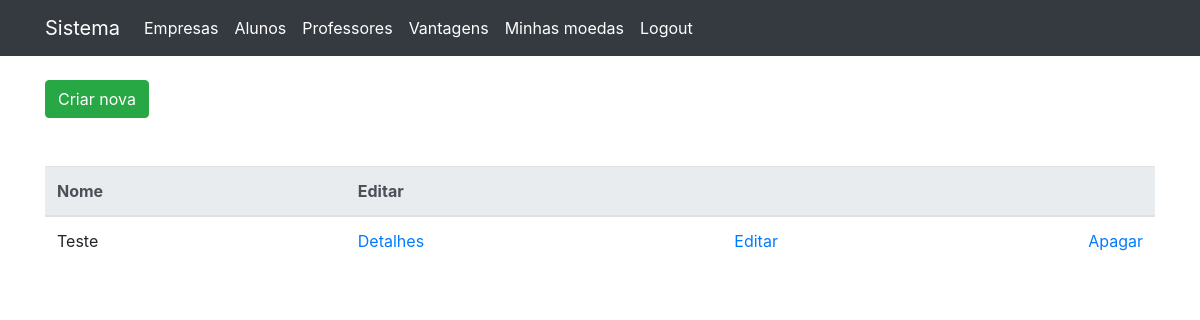
The app's page /empresas (signed in), older data.
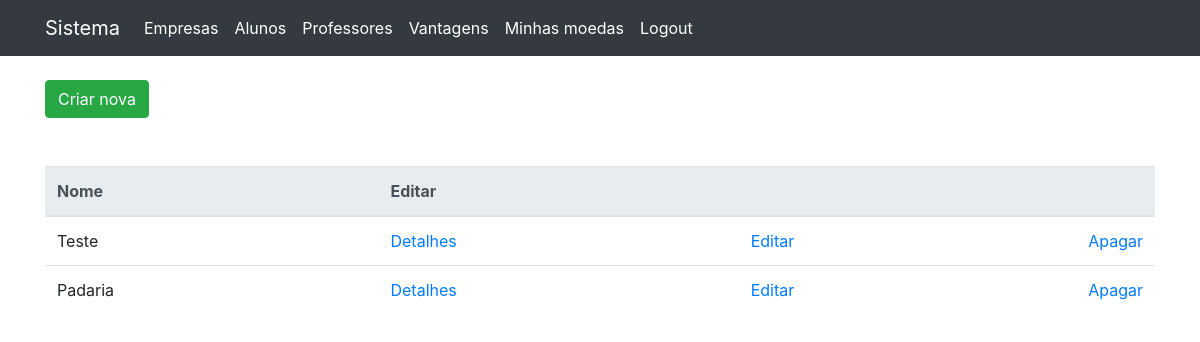
The same page, newer data.
### coin_system/models.py (models this page shows, shortened)
class Empresa(models.Model):
    user = models.OneToOneField(User, on_delete=models.CASCADE, blank=True, null=True)
    nome = models.CharField(max_length=120)

### coin_system/view_classes/empresa.py (the view)
# urls.py: path('empresas', empresa.EmpresaListView.as_view(), name='empresa-list'),
class EmpresaListView(ListView):
    model = Empresa
    template_name = 'empresa/list.html'
    context_object_name = 'empresas'
    paginate_by = 5
    def get_context_data(self, **kwargs):
        context = super(EmpresaListView, self).get_context_data(**kwargs)
        empresas = self.get_queryset()
        page = self.request.GET.get('page')
        paginator = Paginator(empresas, self.paginate_by)
        try:
            empresas = paginator.page(page)
        except PageNotAnInteger:
            empresas = paginator.page(1)
        except EmptyPage:
            empresas = paginator.page(paginator.num_pages)
        context['empresas'] = empresas
        return context

### coin_system/templates/empresa/list.html (shortened to what this page needs)
{% extends "base.html" %}
{% block container %}
<a href="{% url 'empresa-new' %}" class="btn btn-success mb-5">Criar nova</a>
<table class="table">
    <tr>
        <thead class="thead-light">
            <tr>
                <th scope="col">Nome</th>
                <th scope="col">Editar</th>
            </tr>
        </thead>
        <tbody>
            {% for empresa in empresas %}
            <tr>
                <td>{{empresa.nome}}</td>
                <td class="d-flex flex-row justify-content-between">
                    <a href="{% url 'empresa-details' empresa.pk %}">Detalhes</a>
                    <a href="{% url 'empresa-update' empresa.pk %}">Editar</a>
                    <a href="{% url 'empresa-delete' empresa.pk %}">Apagar</a>
                </td>
            </tr>
            {% endfor %}
        </tbody>
</table>
{% endblock %}

Row changes from the older to the newer data that the page shows:
added Empresa: nome "Padaria"
